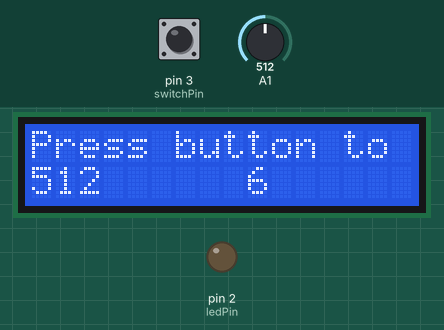
Bench run of a sketch on a simulated Arduino Uno, built with avr-gcc and run on an emulated ATmega328P. Parts: 16×2 character LCD, output pins drawn as LEDs (lit = HIGH). Inputs (shaded band) come from the test bench; at power-on: pin 3 (switchPin) LOW, A1 = 512. WiFi joins after 1.5 s; servers stay silent unless stated; uploads are accepted with an empty reply; what the sketch prints to the serial monitor is not drawn.

Above: at 6.2 s.
6.3 s: pin 3 (switchPin) pulled HIGH for 0.6 s
At 6.9 s:
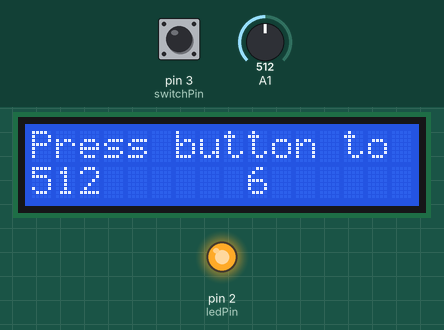
8.5 s: A1 set to 490
At 9.5 s:
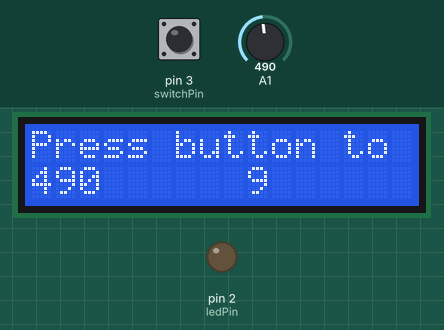
10.5 s: pin 3 (switchPin) pulled HIGH for 1 s
At 11.6 s:
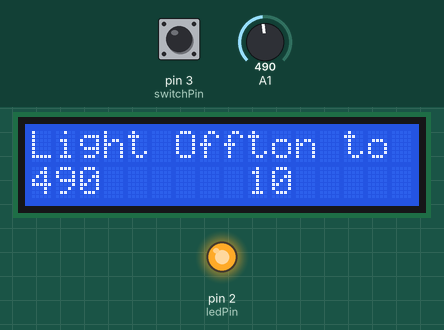
14.6 s: A1 set to 510
At 16.2 s:
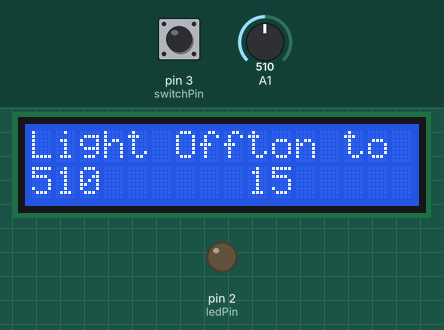
16.9 s: A1 set to 610
At 18.1 s:
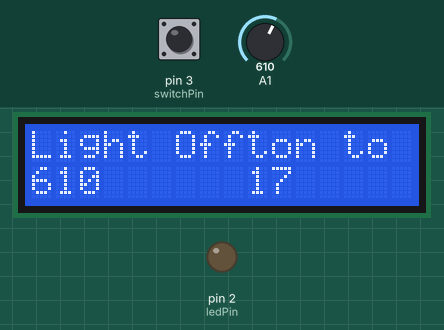
18.9 s: pin 3 (switchPin) pulled HIGH for 0.6 s
At 19.4 s:
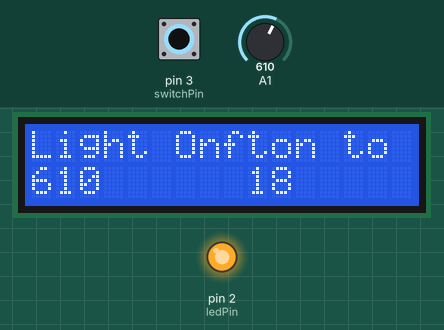
Timing chart, 0 to 22.2 s (numbered marks = the images above; inputs shaded):
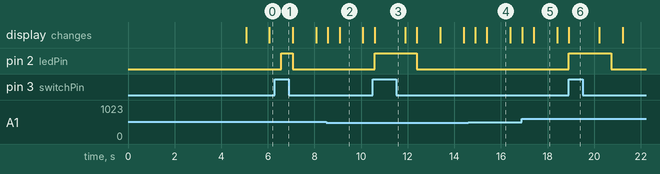

Measured:
- after the input at 6.3 s, pin 2 (ledPin): LOW → HIGH after 0.27 s, → LOW 0.50 s later
- after the input at 10.5 s, pin 2 (ledPin): LOW → HIGH after 0.08 s, → LOW 1.8 s later; the display: changes after 0.08 s (image 3)
- after the input at 18.9 s, pin 2 (ledPin): LOW → HIGH at once, → LOW 1.8 s later; the display: changes at once (image 6)
- what the display in image 2 shows lasts 1.0 s, from 9.1 s to 10.1 s

The sketch:

LCD_LDR_Twitter_Switch_WIP.ino
```cpp
//Sample using LiquidCrystal library
#include <LiquidCrystal.h>
#include <SPI.h>
#include <Ethernet.h>
#include <Twitter.h>
/*******************************************************

This program will test the LCD panel and the buttons
Mark Bramwell, July 2010

********************************************************/
byte mac[] = {0x90, 0xA2, 0xDA, 0x0D, 0x9C, 0x35 }; // create MAC address for ethernet shield
byte ip[] = {192,168,1,97}; // choose your own IP for ethernet shield
byte gateway[] = {192,168,1,254};
byte subnet[] = {255,255,255,0};
int currentState = 0;

Twitter twitter("1206231613-V84XMmRReLqxryXawO6KBmcQzUba4dFw0nZwDjj"); // replace aaaaaaa with your token

// select the pins used on the LCD panel
LiquidCrystal lcd(8, 9, 4, 5, 6, 7);

// define some values used by the panel and buttons
int lcd_key     = 0;
int adc_key_in  = 0;

const int ledPin = 2;
const int switchPin = 3;


#define btnRIGHT  0
#define btnUP     1
#define btnDOWN   2
#define btnLEFT   3
#define btnSELECT 4
#define btnNONE   5

// read the buttons
int read_LCD_buttons()
{
 adc_key_in = analogRead(0);      // read the value from the sensor
 // my buttons when read are centered at these valies: 0, 144, 329, 504, 741
 // we add approx 50 to those values and check to see if we are close
 if (adc_key_in > 1000) return btnNONE; // We make this the 1st option for speed reasons since it will be the most likely result
 if (adc_key_in < 50)   return btnRIGHT;
 if (adc_key_in < 195)  return btnUP;
 if (adc_key_in < 380)  return btnDOWN;
 if (adc_key_in < 555)  return btnLEFT;
 if (adc_key_in < 790)  return btnSELECT;
 return btnNONE;  // when all others fail, return this...
}


int val = 0;                     // varible for LDR data

void setup()
{
 lcd.begin(16, 2);              // start the library
 lcd.setCursor(0,0);
 lcd.print("Press button to tweet"); // print a simple message
 pinMode(ledPin, OUTPUT);
 pinMode(switchPin, INPUT);
 delay(5000);
 Ethernet.begin(mac, ip, gateway, gateway, subnet);
 Serial.begin(9600);


}

void tweet(char msg[])
{
 Serial.println("connecting ...");
 if (twitter.post(msg))
 {
 // Specify &Serial to output received response to Serial.
 // If no output is required, you can just omit the argument, e.g.
 // int status = twitter.wait();
 int status = twitter.wait(&Serial);
 if (status == 200)
 {
 Serial.println("OK.");
 }
 else
 {
 Serial.print("failed : code ");
 Serial.println(status);
 }
 }
 else
 {
 Serial.println("connection failed.");
 }
}

void loop()
{

 val = analogRead(1);

 lcd.setCursor(9,1);            // move cursor to second line "1" and 9 spaces over
 lcd.print(millis()/1000);      // display seconds elapsed since power-up


 lcd.setCursor(0,1);            // move to the begining of the second line
 lcd.print(val);
 delay(500);

 currentState = digitalRead(switchPin);

 if (currentState == HIGH){
   digitalWrite(ledPin, HIGH);

   if(val > 600)
  {

  lcd.setCursor(0,0);
 lcd.print("Light On");


  delay(1000);
 tweet("Light On, and still winning");

  }
  if(val < 500)
  {
     lcd.setCursor(0,0);
 lcd.print("Light Off");


    delay(1000);
    tweet("Light Off, and still winning");
  }

 }else{
   digitalWrite(ledPin, LOW);
 }

 }
```
